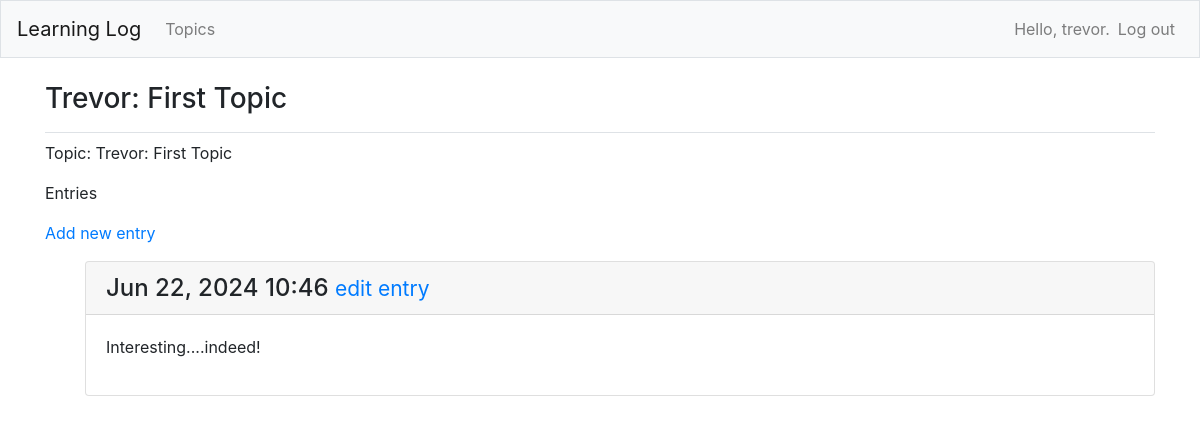
Page /topics/7/ (signed in) on the committed database.
### log/models.py (models this page shows, shortened)
class Topic(models.Model):
    text = models.CharField(max_length=250)
    date_added = models.DateTimeField(auto_now_add=True)
    owner = models.ForeignKey(User, on_delete=models.CASCADE)
    def __str__(self):
        return self.text

class Entry(models.Model):
    topic = models.ForeignKey(Topic, on_delete=models.CASCADE)
    text = models.TextField()
    date_added = models.DateTimeField(auto_now_add=True)
    class Meta:
        verbose_name_plural = "entries"

### log/views.py (the view)
# urls.py: path('topics/<int:topic_id>/', views.topic, name='topic'),
@login_required
def topic(request, topic_id):
    topic = Topic.objects.get(id=topic_id)
    if topic.owner != request.user:
        raise Http404
    entries = topic.entry_set.order_by('-date_added')
    context = {'topic': topic, 'entries': entries}
    return render(request, 'log/topic.html', context)

### log/templates/log/topic.html
{% extends 'log/base.html' %}
{% block page_header %}
  <h3>{{ topic }}</h3>
{% endblock page_header %}
{% block page_content %}
  <p>Topic: {{ topic }}</p>
  <p>Entries</p>
  <p>
    <a href="{% url 'log:new_entry' topic.id %}">Add new entry</a>
  </p>
  <ul>
    {% for entry in entries %}
    <div class="card mb-3">
      <h4 class="card-header">
       {{ entry.date_added|date:'M d, Y H:i' }}
       <small><a href="{% url 'log:edit_entry' entry.id %}">
        edit entry</a></small>
       </h4>
       <div class="card-body">
       {{ entry.text|linebreaks }}
       </div>
      </div>
    {% empty %}
        <li>No entries yet</li>
    {% endfor %}
  </ul>
{% endblock page_content %}

### log/templates/log/base.html (shortened to what this page needs)
{% load bootstrap4 %}
<!DOCTYPE html>
<html lang=en>
    <head>
        {% bootstrap_css %}
    </head>
    <body>
        <nav class="navbar navbar-expand-md navbar-light bg-light mb-4 border">
            <a class="navbar-brand" href="{% url 'log:index'%}">
            Learning Log</a>
            <div class="collapse navbar-collapse" id="navbarCollapse">
                <ul class="navbar-nav mr-auto">
                    <li class="nav-item">
                        <a class="nav-link" href="{% url 'log:topics'%}">
                            Topics
                        </a>
                    </li>
                </ul>
                <ul class="navbar-nav ml-auto">
                    {% if user.is_authenticated %}
                    <li class="nav-item">
                        <span class="navbar-text">Hello, {{ user.username }}.</span>
                    </li>
                    <li class="nav-item">
                        <a class="nav-link" href="{% url 'users:logout' %}">Log out</a>
                    </li>
                    {% endif %}
                </ul>
            </div>
        </nav>
        <main role="main" class="container">
            <div class="pb-2 mb-2 border-bottom">
                {% block page_header %}{% endblock page_header %}
            </div>
            <div>
                {% block page_content %}{% endblock page_content %}
            </div>
        </main>
    </body>
</html>

### rows in the picture
Topic: text "Trevor: First Topic"
Entry: date_added "Jun 22, 2024 10:46", text "Interesting....indeed!"

### other values in the picture
{{ user.username }} "trevor"
